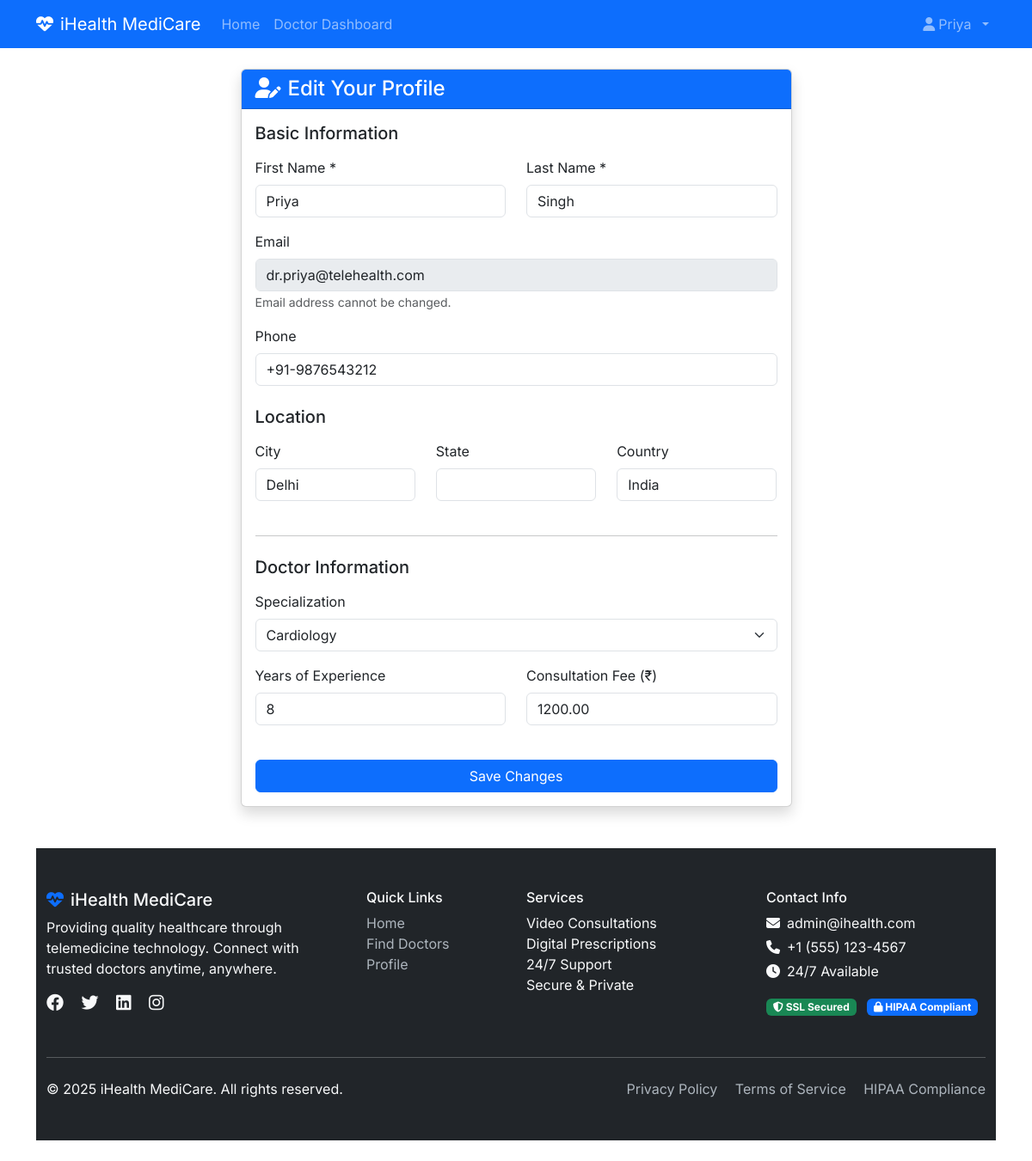
Screenshot of /profile.php (signed in) with the database file from the repository.
### tables this page shows
CREATE TABLE doctor_profiles (
    id INT PRIMARY KEY AUTO_INCREMENT,
    user_id INT UNIQUE NOT NULL,
    specialization_id INT NOT NULL,
    license_number VARCHAR(100) UNIQUE NOT NULL,
    experience_years INT DEFAULT 0,
    qualification TEXT NOT NULL,
    consultation_fee DECIMAL(10,2) NOT NULL DEFAULT 500.00,
    bio TEXT,
    languages VARCHAR(200) DEFAULT 'English, Hindi',
    availability_start TIME DEFAULT '09:00:00',
    availability_end TIME DEFAULT '18:00:00',
    available_days VARCHAR(255) DEFAULT 'monday,tuesday,wednesday,thursday,friday,saturday' COMMENT 'Comma-separated list of available days',
    rating DECIMAL(3,2) DEFAULT 0.00,
    total_reviews INT DEFAULT 0,
    clinic_name VARCHAR(200),
    clinic_address TEXT,
    is_verified BOOLEAN DEFAULT FALSE,
    created_at TIMESTAMP DEFAULT CURRENT_TIMESTAMP,
    updated_at TIMESTAMP DEFAULT CURRENT_TIMESTAMP ON UPDATE CURRENT_TIMESTAMP,

    FOREIGN KEY (user_id) REFERENCES users(id) ON DELETE CASCADE,
    FOREIGN KEY (specialization_id) REFERENCES specializations(id) ON DELETE RESTRICT,
    INDEX idx_specialization (specialization_id),
    INDEX idx_rating (rating),
    INDEX idx_fee (consultation_fee)
);

CREATE TABLE users (
    id INT PRIMARY KEY AUTO_INCREMENT,
    username VARCHAR(50) UNIQUE NOT NULL,
    email VARCHAR(100) UNIQUE NOT NULL,
    password VARCHAR(255) NOT NULL,
    role ENUM('admin', 'doctor', 'patient') NOT NULL,
    first_name VARCHAR(50) NOT NULL,
    last_name VARCHAR(50) NOT NULL,
    phone VARCHAR(20),
    profile_picture VARCHAR(255),
    address TEXT,
    city VARCHAR(100),
    state VARCHAR(100),
    country VARCHAR(100) DEFAULT 'India',
    postal_code VARCHAR(20),
    date_of_birth DATE,
    gender ENUM('male', 'female', 'other'),
    status ENUM('active', 'inactive', 'suspended') DEFAULT 'active',
    email_verified BOOLEAN DEFAULT FALSE,
    created_at TIMESTAMP DEFAULT CURRENT_TIMESTAMP,
    updated_at TIMESTAMP DEFAULT CURRENT_TIMESTAMP ON UPDATE CURRENT_TIMESTAMP,

    INDEX idx_role (role),
    INDEX idx_status (status),
    INDEX idx_email (email)
);

### profile.php (the view, shortened to what this page needs)
<?php
require_once 'includes/db_connect.php';
$user_id = $_SESSION['user_id'];
try {
    $sql = "SELECT u.*, dp.*, pp.*, s.name as specialization, s.id as specialization_id
            FROM users u
            LEFT JOIN doctor_profiles dp ON u.id = dp.user_id
            LEFT JOIN patient_profiles pp ON u.id = pp.user_id
            LEFT JOIN specializations s ON dp.specialization_id = s.id
            WHERE u.id = ?";
    $stmt = $db->prepare($sql);
    $stmt->execute([$user_id]);
    $user = $stmt->fetch(PDO::FETCH_ASSOC);
} catch (PDOException $e) {
    die("Database error: Could not fetch user data. " . $e->getMessage());
}
require_once 'includes/header.php';
?>
<div class="row justify-content-center">
    <div class="col-md-8 col-lg-7">
        <div class="card shadow">
            <div class="card-header bg-primary text-white">
                <h4 class="mb-0"><i class="fas fa-user-edit me-2"></i>Edit Your Profile</h4>
            </div>
            <div class="card-body">
                <form method="POST" action="">
                    <h5 class="mb-3">Basic Information</h5>
                    <div class="row">
                        <div class="col-md-6 mb-3">
                            <label for="first_name" class="form-label">First Name *</label>
                            <input type="text" class="form-control" id="first_name" name="first_name" value="<?php echo htmlspecialchars($user['first_name']); ?>" required>
                        </div>
                        <div class="col-md-6 mb-3">
                            <label for="last_name" class="form-label">Last Name *</label>
                            <input type="text" class="form-control" id="last_name" name="last_name" value="<?php echo htmlspecialchars($user['last_name']); ?>" required>
                        </div>
                    </div>
                    <div class="mb-3">
                        <label for="email" class="form-label">Email</label>
                        <input type="email" class="form-control" id="email" name="email" value="<?php echo htmlspecialchars($user['email']); ?>" disabled>
                        <small class="text-muted">Email address cannot be changed.</small>
                    </div>
                    <div class="mb-3">
                        <label for="phone" class="form-label">Phone</label>
                        <input type="tel" class="form-control" id="phone" name="phone" value="<?php echo htmlspecialchars($user['phone'] ?? ''); ?>">
                    </div>
                    <h5 class="mt-4 mb-3">Location</h5>
                    <div class="row">
                        <div class="col-md-4 mb-3">
                            <label for="city" class="form-label">City</label>
                            <input type="text" class="form-control" id="city" name="city" value="<?php echo htmlspecialchars($user['city'] ?? ''); ?>">
                        </div>
                        <div class="col-md-4 mb-3">
                            <label for="state" class="form-label">State</label>
                            <input type="text" class="form-control" id="state" name="state" value="<?php echo htmlspecialchars($user['state'] ?? ''); ?>">
                        </div>
                        <div class="col-md-4 mb-3">
                            <label for="country" class="form-label">Country</label>
                            <input type="text" class="form-control" id="country" name="country" value="<?php echo htmlspecialchars($user['country'] ?? ''); ?>">
                        </div>
                    </div>
                    <hr class="my-4">
                    <?php if ($user['role'] === 'doctor'): ?>
                        <h5 class="mb-3">Doctor Information</h5>
                        <div class="mb-3">
                            <label for="specialization_id" class="form-label">Specialization</label>
                            <select class="form-select" id="specialization_id" name="specialization_id">
                                <?php
                                try {
                                    $spec_stmt = $db->query("SELECT id, name FROM specializations ORDER BY name");
                                    $specializations = $spec_stmt->fetchAll();
                                    foreach ($specializations as $spec):
                                ?>
                                    <option value="<?php echo $spec['id']; ?>" <?php echo ($user['specialization_id'] == $spec['id']) ? 'selected' : ''; ?>>
                                        <?php echo htmlspecialchars($spec['name']); ?>
                                    </option>
                                <?php
                                    endforeach;
                                } catch (PDOException $e) {
                                    echo '<option value="">Error loading specializations</option>';
                                }
                                ?>
                            </select>
                        </div>
                        <div class="row">
                            <div class="col-md-6 mb-3">
                                <label for="experience_years" class="form-label">Years of Experience</label>
                                <input type="number" class="form-control" id="experience_years" name="experience_years" value="<?php echo htmlspecialchars($user['experience_years'] ?? '0'); ?>">
                            </div>
                            <div class="col-md-6 mb-3">
                                <label for="consultation_fee" class="form-label">Consultation Fee (₹)</label>
                                <input type="number" step="0.01" class="form-control" id="consultation_fee" name="consultation_fee" value="<?php echo htmlspecialchars($user['consultation_fee'] ?? '0.00'); ?>">
                            </div>
                        </div>
                    <?php endif; ?>
                    <div class="d-grid mt-4">
                        <button type="submit" class="btn btn-primary">Save Changes</button>
                    </div>
                </form>
            </div>
        </div>
    </div>
</div>
<?php require_once 'includes/footer.php'; ?>

### assets/css/style.css (style rules this page uses)
body { font-family: 'Inter', sans-serif; }

### rows the page displays
doctor_profiles: first_name "Priya", last_name "Singh", email "dr.priya@telehealth.com", phone "+91-9876543212", city "Delhi", country "India", experience_years "8", consultation_fee "1200.00"

### other values shown
SITE_NAME "iHealth MediCare"
$_SESSION['first_name'] "Priya"
ADMIN_EMAIL "admin@ihealth.com"
form field specialization_id "Cardiology"
